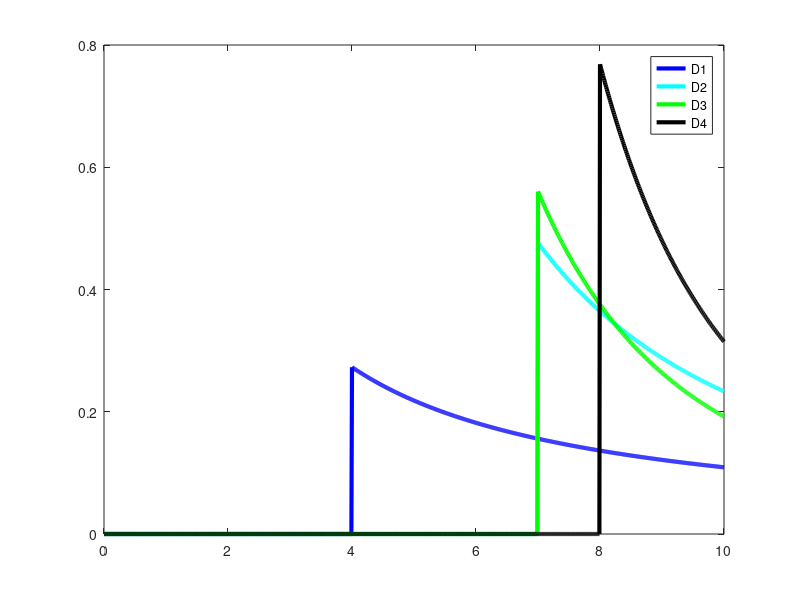
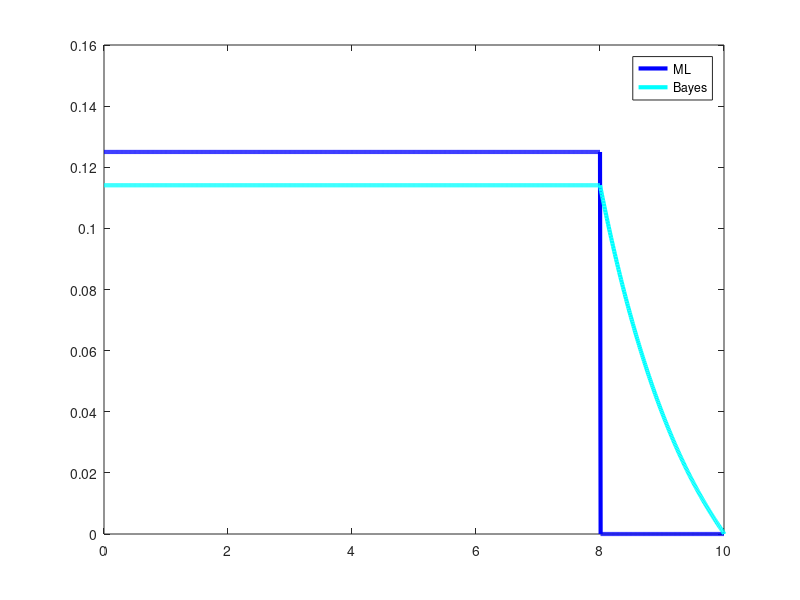

These figures' MATLAB source, in order:
D1=0:0.01:10;
D1=1./D1;
D1(1:400)=0;
SCALE1=1/0.9163;
D1=D1.*SCALE1;
D2=0:0.01:10;
D2=1./(D2.*D2);
D2(1:700)=0;
SCALE2=70/3;
D2=D2*SCALE2;
D3=0:0.01:10;
D3=1./(D3.*D3.*D3);
D3(1:700)=0;
SCALE3=9800/51;
D3=D3*SCALE3;
D4=0:0.01:10;
D4=1./(D4.*D4.*D4.*D4);
D4(1:800)=0;
SCALE4=192000/61;
D4=SCALE4*D4;
X=0:0.01:10;
plot(X,D1,'b',"linewidth",3);
hold on
plot(X,D2,'c',"linewidth",3);
plot(X,D3,'g',"linewidth",3);
plot(X,D4,'k',"linewidth",3);
legend('D1','D2','D3','D4');
ML(1:801)=0.125;
ML(802:1001)=0;
SCALEB=441.533;
B4(1001)=0;
for i=1000:-1:801;
    B4(i)=sum(D4(i:1001))*(1/i);
end
B4(1:800)=B4(801);
B4=B4/1.1;
figure(2);
plot(X,ML,'b',"linewidth",3);
hold on
plot(X,B4,'c',"linewidth",3);
legend('ML','Bayes');